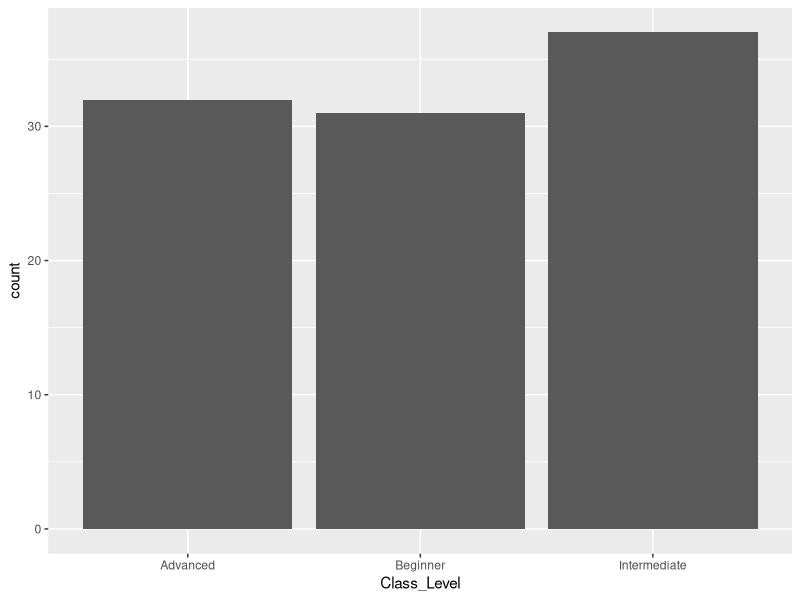

Here is the R script that generated this plot:
## ---- chunk 1
library(tidyverse)

music_data = read_csv("music_dataset/music_education_dataset.csv") |>
  # read in the data
  select(Class_Level, Heart_Rate, Blood_Pressure) |>
  # select the 3 columns
  rename("Heart_Rate_(BPM)" = Heart_Rate,
         "Blood_Pressure_(mmHg)" = Blood_Pressure)
  # include units into heart rate and blood pressure
## ---- chunk 2
music_data |> ggplot(aes(Class_Level)) + geom_bar()
